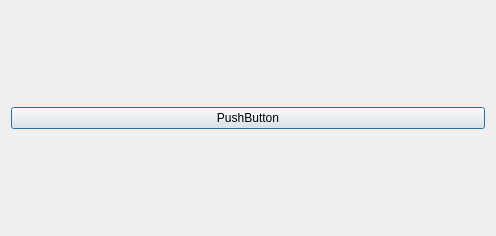
<?xml version="1.0" encoding="UTF-8"?>
<ui version="4.0">
 <class>QCDialog</class>
 <widget class="QDialog" name="QCDialog">
  <property name="geometry">
   <rect>
    <x>0</x>
    <y>0</y>
    <width>496</width>
    <height>236</height>
   </rect>
  </property>
  <property name="windowTitle">
   <string>Dialog</string>
  </property>
  <layout class="QGridLayout" name="gridLayout">
   <item row="0" column="0">
    <layout class="QGridLayout" name="glTitleBar" rowstretch="0" rowminimumheight="0" columnminimumwidth="0">
     <property name="leftMargin">
      <number>0</number>
     </property>
     <property name="topMargin">
      <number>0</number>
     </property>
     <property name="rightMargin">
      <number>0</number>
     </property>
     <property name="bottomMargin">
      <number>0</number>
     </property>
     <item row="0" column="0">
      <widget class="QPushButton" name="pushButton">
       <property name="text">
        <string>PushButton</string>
       </property>
      </widget>
     </item>
    </layout>
   </item>
   <item row="1" column="0">
    <layout class="QGridLayout" name="glClient">
     <property name="leftMargin">
      <number>0</number>
     </property>
     <property name="topMargin">
      <number>0</number>
     </property>
     <property name="rightMargin">
      <number>0</number>
     </property>
     <property name="bottomMargin">
      <number>0</number>
     </property>
    </layout>
   </item>
  </layout>
 </widget>
 <resources/>
 <connections/>
</ui>
